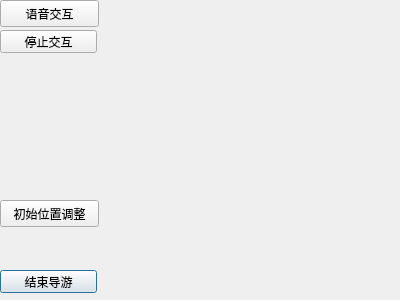
<?xml version="1.0" encoding="UTF-8"?>
<ui version="4.0">
 <class>DATUimage</class>
 <widget class="QDialog" name="DATUimage">
  <property name="geometry">
   <rect>
    <x>0</x>
    <y>0</y>
    <width>400</width>
    <height>300</height>
   </rect>
  </property>
  <property name="windowTitle">
   <string>Dialog</string>
  </property>
  <property name="modal">
   <bool>false</bool>
  </property>
  <widget class="QLabel" name="label">
   <property name="enabled">
    <bool>true</bool>
   </property>
   <property name="geometry">
    <rect>
     <x>-10</x>
     <y>-10</y>
     <width>421</width>
     <height>321</height>
    </rect>
   </property>
   <property name="text">
    <string/>
   </property>
   <property name="textFormat">
    <enum>Qt::AutoText</enum>
   </property>
   <property name="pixmap">
    <pixmap resource="image.qrc">:/picture/image/d5aab856665f78081e2bb0636f18c5c0.jpeg</pixmap>
   </property>
   <property name="scaledContents">
    <bool>true</bool>
   </property>
  </widget>
  <widget class="QPushButton" name="pushButton">
   <property name="enabled">
    <bool>true</bool>
   </property>
   <property name="geometry">
    <rect>
     <x>0</x>
     <y>270</y>
     <width>97</width>
     <height>23</height>
    </rect>
   </property>
   <property name="text">
    <string>结束导游</string>
   </property>
  </widget>
  <widget class="QPushButton" name="pushButton_2">
   <property name="geometry">
    <rect>
     <x>0</x>
     <y>30</y>
     <width>97</width>
     <height>23</height>
    </rect>
   </property>
   <property name="text">
    <string>停止交互</string>
   </property>
  </widget>
  <widget class="QPushButton" name="pushButton_voice">
   <property name="geometry">
    <rect>
     <x>0</x>
     <y>0</y>
     <width>99</width>
     <height>27</height>
    </rect>
   </property>
   <property name="text">
    <string>语音交互</string>
   </property>
  </widget>
  <widget class="QPushButton" name="pushButton_place">
   <property name="geometry">
    <rect>
     <x>0</x>
     <y>200</y>
     <width>99</width>
     <height>27</height>
    </rect>
   </property>
   <property name="text">
    <string>初始位置调整</string>
   </property>
  </widget>
 </widget>
 <resources>
  <include location="image.qrc"/>
 </resources>
 <connections/>
</ui>
